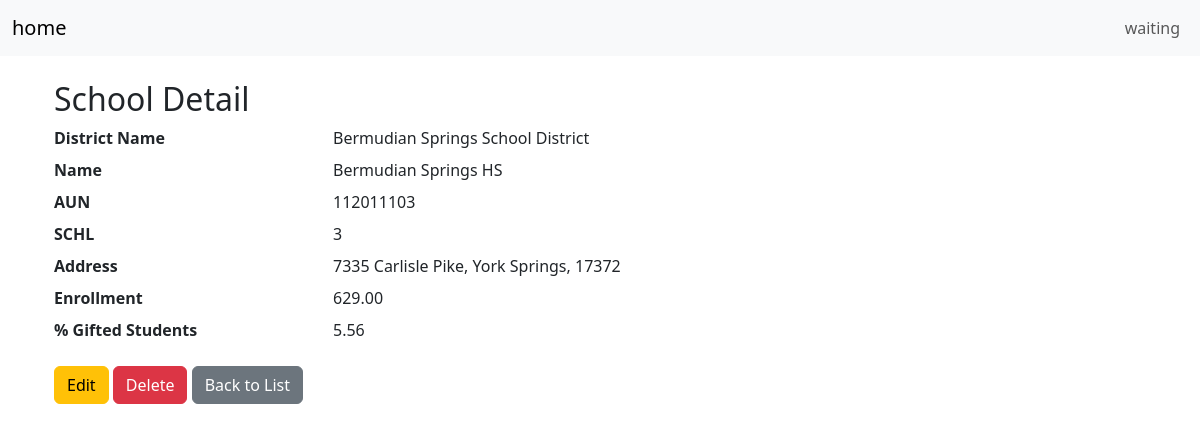
The page /school/3/ on the database its author committed.
### school_data/models.py (models this page shows, shortened)
class SchoolData(models.Model):
    district_name = models.CharField(max_length=255)
    name = models.CharField(max_length=255)
    aun = models.IntegerField()
    schl = models.IntegerField(primary_key=True)
    school_address_street = models.CharField(max_length=255)
    school_address_city = models.CharField(max_length=255)
    school_zip_code = models.CharField(max_length=10)
    school_enrollment = models.DecimalField(max_digits=10, decimal_places=2)
    percent_gifted_student = models.DecimalField(max_digits=5, decimal_places=2)
    low_income_percentage = models.DecimalField(max_digits=5, decimal_places=2, null=True, blank=True)
    teacher_loan_cancellations = models.DecimalField(max_digits=5, decimal_places=2, null=True, blank=True)
    percent_students_low_income = models.DecimalField(max_digits=5, decimal_places=2, null=True, blank=True)
    test_scores = models.DecimalField(max_digits=5, decimal_places=2, null=True, blank=True)
    dropout_rate = models.DecimalField(max_digits=5, decimal_places=2, null=True, blank=True)

### school_data/views.py (the view)
# urls.py: path('school/<int:pk>/', views.school_detail, name='school_detail'),
def school_detail(request, pk):
    school = get_object_or_404(SchoolData, schl=pk)
    return render(request, 'school_detail.html', {'school': school})

### templates/school_detail.html (shortened to what this page needs)
{% extends "base.html" %}
{% block content %}
<div class="container mt-4">
    <h2>School Detail</h2>
    <dl class="row">
        <dt class="col-sm-3">District Name</dt>
        <dd class="col-sm-9">{{ school.district_name }}</dd>
        <dt class="col-sm-3">Name</dt>
        <dd class="col-sm-9">{{ school.name }}</dd>
        <dt class="col-sm-3">AUN</dt>
        <dd class="col-sm-9">{{ school.aun }}</dd>
        <dt class="col-sm-3">SCHL</dt>
        <dd class="col-sm-9">{{ school.schl }}</dd>
        <dt class="col-sm-3">Address</dt>
        <dd class="col-sm-9">{{ school.school_address_street }}, {{ school.school_address_city }}, {{ school.school_zip_code }}</dd>
        <dt class="col-sm-3">Enrollment</dt>
        <dd class="col-sm-9">{{ school.school_enrollment }}</dd>
        <dt class="col-sm-3">% Gifted Students</dt>
        <dd class="col-sm-9">{{ school.percent_gifted_student }}</dd>
    </dl>
    <a href="{% url 'school_update' school.schl %}" class="btn btn-warning">Edit</a>
    <a href="{% url 'school_delete' school.schl %}" class="btn btn-danger">Delete</a>
    <a href="{% url 'school_list' %}" class="btn btn-secondary">Back to List</a>
</div>
{% endblock %}

### rows shown on the page
SchoolData: district_name "Bermudian Springs School District", name "Bermudian Springs HS", aun "112011103", schl "3", school_address_street "7335 Carlisle Pike", school_address_city "York Springs", school_zip_code "17372", school_enrollment "629.00", percent_gifted_student "5.56"
